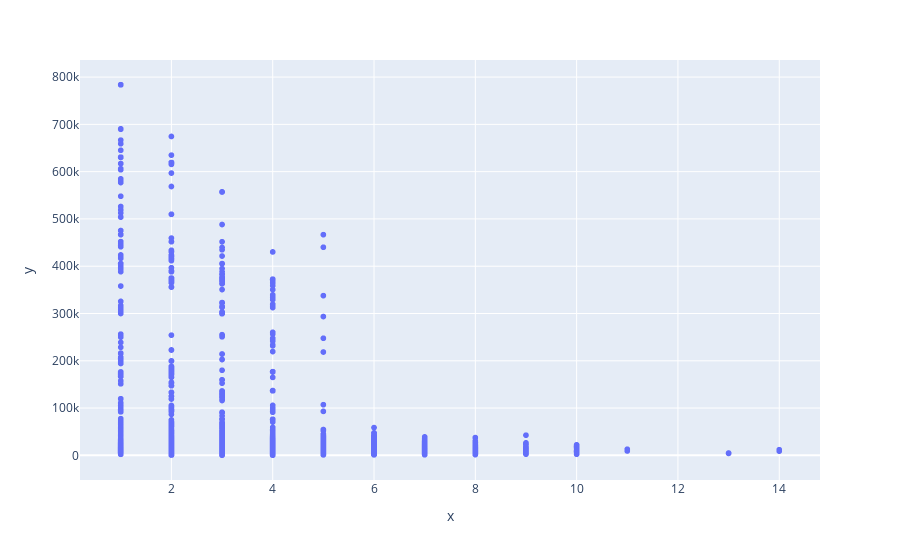

Notebook source saved alongside this figure:
### Markdown cell above
# Find multivariate outliers using a scatter plot

### Code cell
fig = px.scatter(x=df['rooms'], y=df['square meters_price'])

fig.show()

### Figure 1 — Plotly figure (JSON) as saved in the notebook; plotly's stock layout.template omitted (floating-point values rounded to 4 significant figures; data arrays with more than 128 entries replaced by an {"elided": "..."} marker saying what was removed)
{"data": [{"hovertemplate": "x=%{x}<br>y=%{y}<extra></extra>", "legendgroup": "", "marker": {"color": "#636efa", "symbol": "circle"}, "mode": "markers", "name": "", "showlegend": false, "type": "scattergl", "x": {"elided": "9207 int values"}, "xaxis": "x", "y": {"elided": "9207 int values"}, "yaxis": "y"}], "layout": {"legend": {"tracegroupgap": 0}, "margin": {"t": 60}, "xaxis": {"anchor": "y", "domain": [0, 1], "title": {"text": "x"}}, "yaxis": {"anchor": "x", "domain": [0, 1], "title": {"text": "y"}}}}
